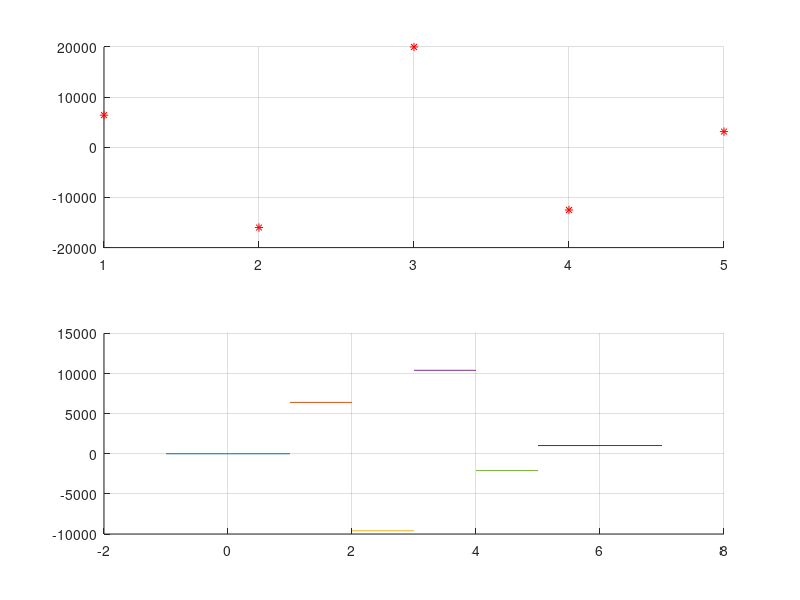

This figure's MATLAB source:
n = input('nr de valori = ');
b = input('p = ');
q = 1 - b;
x = zeros(1, n);
p = zeros(1, n);

for i = 1:n
    x(i) = i;
    p(i) = factorial(n) / (factorial(i) * factorial(n - i)) * b^i * q^(n - i);
end

x
p

subplot(2,1,1);
hold on
grid on
plot(x(1:n), p(1:n), '*r')

subplot(2,1,2)
hold on
grid on
frep = 0;
plot([x(1)-2 x(1)], [frep frep])

for i=1:n
    frep = frep + p(i);
    plot([i, i+1], [frep frep]);
end
plot([x(n) x(n)+2], [frep frep]);
